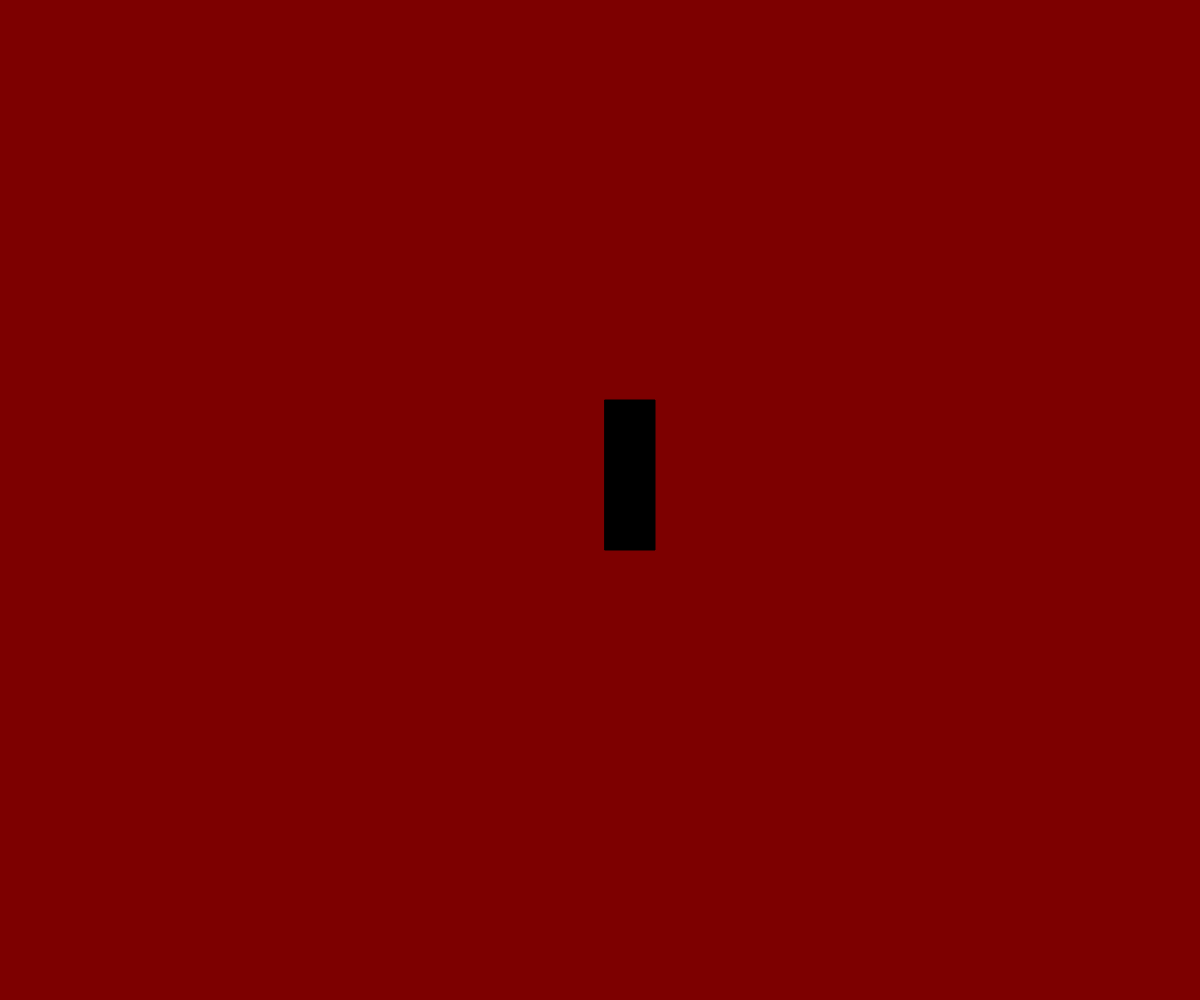
Frame 1 (no input)
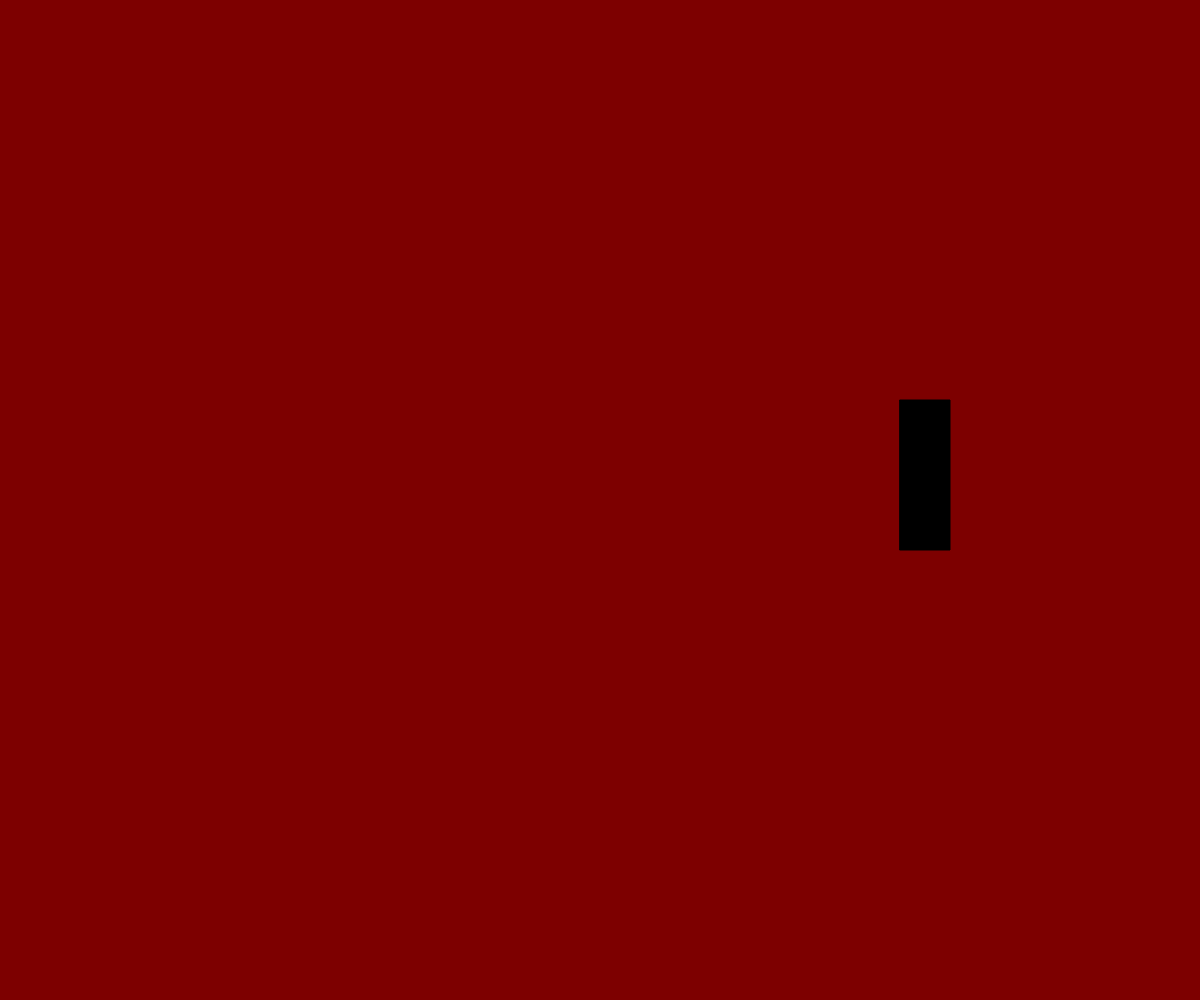
Frame 60 (no input)
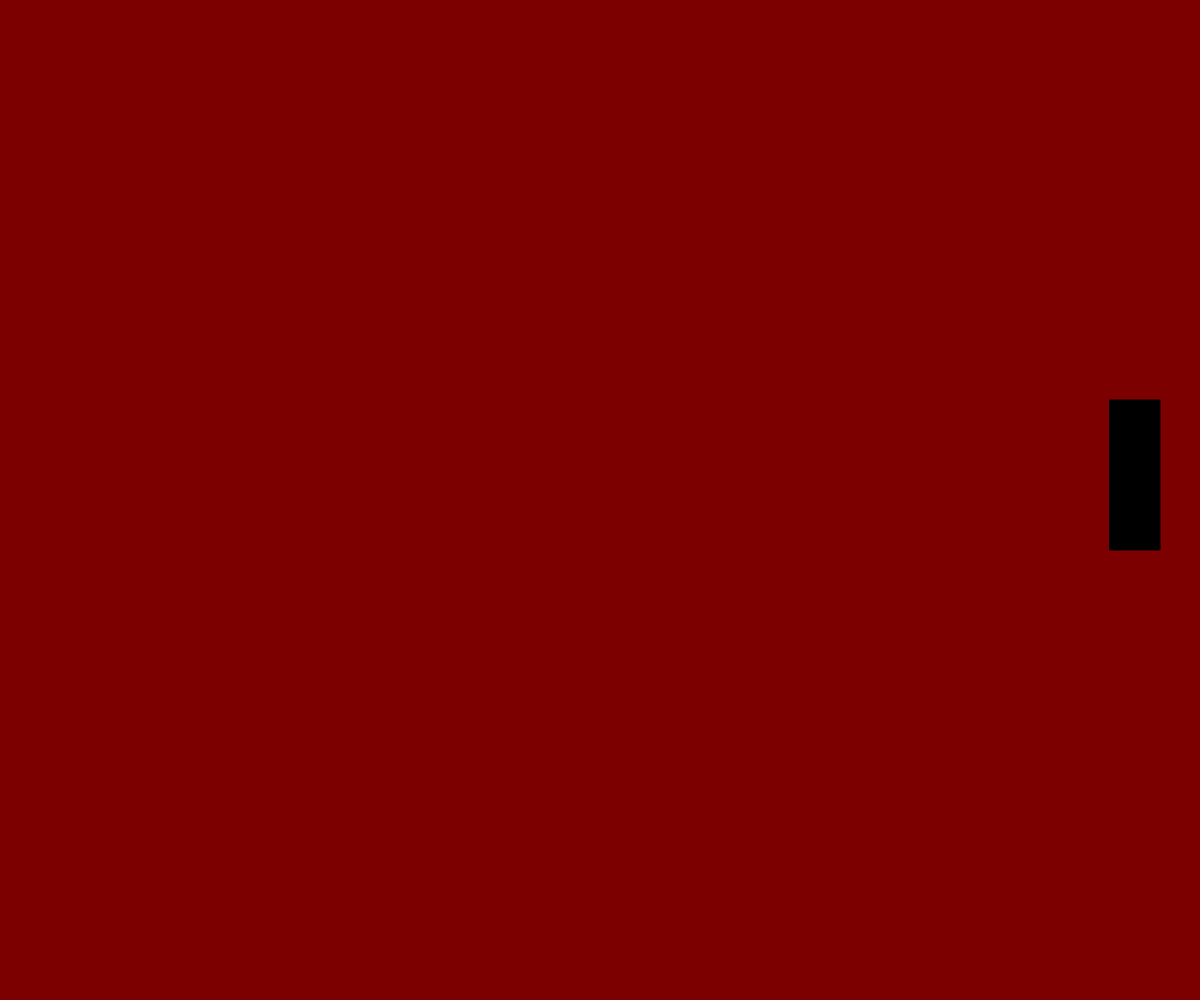
Frame 120 (the mouse pressed at the canvas centre since frame 60)

The p5.js sketch that drew these frames (run headless with seeded random() and noise() and a simulated clock; from frame 60 on, the mouse is pressed at the canvas centre):

// p5.js sketch
// ── sketch.js
// Project Title
// Your Name
// Date
//
// Extra for Experts:
// - describe what you did to take this project "above and beyond"

let x;
let dx;
let rectWidth;

function setup() {
  createCanvas(windowWidth, windowHeight);
  x = width/2;
  dx = 5;
  rectWidth = 50;
}

function draw() {
  background(125,0,0);
  //move rectangle
  x+= dx;

  // check if you hit the wall
  if (x > width - rectWidth || x < 0){
    dx = dx * -1;
  }

  // display rectangle
  fill(0, 0, 0);
  rect(x, 400, rectWidth, 150);
}
